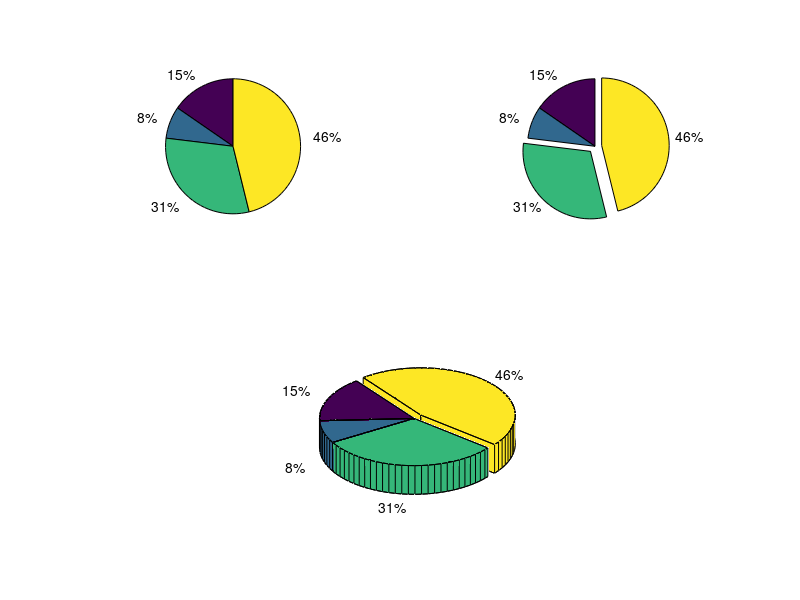

Source code (MATLAB):
a = [10 5 20 30];
subplot(2,2,1); pie(a);
subplot(2,2,2); pie(a,[0,0,1,1]); % 为1的位置饼图被分开
subplot(2,2,[3,4]); pie3(a,[0,0,0,1]); % 立体图形展示